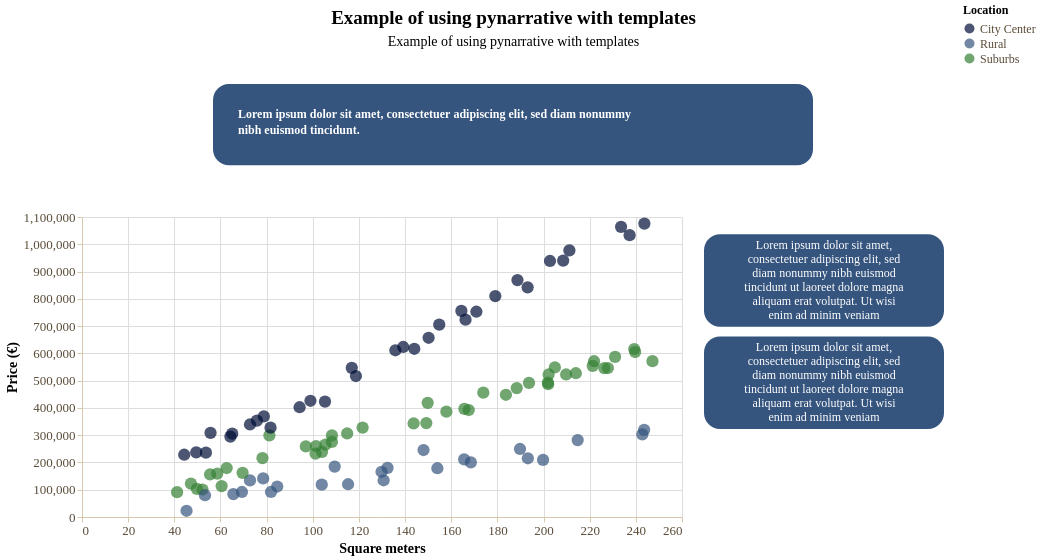

The code cell stored with this chart in its notebook:
### Code cell
story = (
    pn.Story(
    #Builing the Story class object
        data = sq_price_location,
        width = 600,
        height = 300,
        template = pointsTemplate #Using pointsTemplate
    )

    #Method invocation
    #scatter plot
    .mark_point()

    #Data encoding
    .encode(
        x = alt.X(
            "sq_meters:Q",
            title = "Square meters", 
            axis = alt.Axis(grid = True),
        ),
        y = alt.Y(
            "price:Q",
            title = "Price (€)",
            axis = alt.Axis(grid = True)
        ),
        color = alt.Color("location:N", title = "Location"),
    )
    
    #Data source
    .add_source(
        text = "Source: sample data",
        position = "top",
        align = "left"
    )
    
    #Title and subtitle
    .add_title(
        title = "Example of using pynarrative with templates",
        subtitle = "Example of using pynarrative with templates",
        align = "center"
    )

    .add_context(
        text = "Lorem ipsum dolor sit amet, consectetuer adipiscing elit, sed diam nonummy nibh euismod tincidunt.",
        position = "top",
        font_weight = "bold"
    )

    .add_next_steps(
        mode = "vertical",
        position = "right",
        steps = [
            "Lorem ipsum dolor sit amet, consectetuer adipiscing elit, sed diam nonummy nibh euismod tincidunt ut laoreet dolore magna aliquam erat volutpat. Ut wisi enim ad minim veniam",
            "Lorem ipsum dolor sit amet, consectetuer adipiscing elit, sed diam nonummy nibh euismod tincidunt ut laoreet dolore magna aliquam erat volutpat. Ut wisi enim ad minim veniam",
            ]
    )

    .render()
)

story

### Figure 1 — Vega-Lite specification as saved in the notebook (floating-point values rounded to 4 significant figures)
{"config": {"view": {"continuousWidth": 300, "continuousHeight": 300, "strokeWidth": 0}, "axis": {"domainColor": "#d8c9ad", "grid": false, "labelColor": "#594a37", "labelFont": "Raleway", "labelFontSize": 13, "tickColor": "#d8c9ad", "titleColor": "#000000", "titleFont": "Raleway", "titleFontSize": 14}, "bar": {"color": "rgb(-17, 14, 56)"}, "legend": {"labelColor": "#594a37", "labelFont": "Raleway", "labelFontSize": 12, "titleColor": "#000000", "titleFont": "Raleway", "titleFontSize": 12}, "line": {"color": "rgb(-17, 14, 56)"}, "mark": {"strokeWidth": 2.5}, "point": {"color": "rgb(-17, 14, 56)", "filled": true, "size": 150}, "range": {"category": ["rgb(-17, 14, 56)", "rgb(53, 84, 126)", "#348035", "#a46cc2", "#d96027"]}, "title": {"color": "#000000", "font": "Raleway", "fontSize": 19}}, "vconcat": [{"layer": [{"mark": {"type": "text", "align": "center", "baseline": "top", "color": "#000000", "font": "Space Grotesk", "fontSize": 19, "fontWeight": "bold", "text": "Example of using pynarrative with templates"}, "encoding": {"x": {"value": 300.0}, "y": {"value": 4}}}, {"mark": {"type": "text", "align": "center", "baseline": "top", "color": "#000000", "font": "Raleway", "fontSize": 14, "text": "Example of using pynarrative with templates"}, "encoding": {"x": {"value": 300.0}, "y": {"value": 30}}}], "data": {"name": "data-6fad5c34291b82fc9632cbce143d677a"}, "height": 58, "width": 600}, {"vconcat": [{"layer": [{"mark": {"type": "rect", "color": "rgb(53, 84, 126)", "cornerRadius": 16.0, "opacity": 1.0, "stroke": "rgba(0, 0, 0, 0)", "strokeWidth": 2.0}, "encoding": {"x": {"value": 0}, "x2": {"value": 600.0}, "y": {"value": 0}, "y2": {"value": 81.2}}}, {"mark": {"type": "text", "align": "left", "baseline": "top", "color": "rgb(255, 255, 255)", "font": "Raleway", "fontSize": 12, "fontStyle": "normal", "fontWeight": "bold", "lineBreak": "\n", "lineHeight": 15.6, "text": "Lorem ipsum dolor sit amet, consectetuer adipiscing elit, sed diam nonummy\nnibh euismod tincidunt."}, "encoding": {"x": {"value": 25}, "y": {"value": 25}}}], "data": {"name": "data-6fad5c34291b82fc9632cbce143d677a"}, "height": 81.2, "width": 600.0}, {"hconcat": [{"layer": [{"data": {"name": "data-4be1ec7c950065e466e282cec19d019f"}, "mark": {"type": "point"}, "encoding": {"color": {"field": "location", "title": "Location", "type": "nominal"}, "x": {"axis": {"grid": true}, "field": "sq_meters", "title": "Square meters", "type": "quantitative"}, "y": {"axis": {"grid": true}, "field": "price", "title": "Price (€)", "type": "quantitative"}}}, {"data": {"name": "data-6fad5c34291b82fc9632cbce143d677a"}, "mark": {"type": "text", "align": "left", "baseline": "bottom", "color": "rgb(255, 255, 255)", "font": "Raleway", "fontSize": 10, "lineBreak": "\n", "text": "Source: sample data"}, "encoding": {"x": {"value": 10}, "y": {"value": -20}}}], "height": 300, "width": 600}, {"layer": [{"mark": {"type": "rect", "color": "rgb(53, 84, 126)", "cornerRadius": 16.0, "opacity": 1.0, "stroke": "rgba(0, 0, 0, 0)", "strokeWidth": 2.0}, "encoding": {"x": {"axis": null, "field": "x", "type": "quantitative"}, "x2": {"field": "x2"}, "y": {"axis": null, "field": "y", "type": "quantitative"}, "y2": {"field": "y2"}}}, {"mark": {"type": "text", "align": "center", "baseline": "top", "clip": true, "color": "rgb(255, 255, 255)", "font": "Raleway", "fontSize": 12, "lineBreak": "\n", "lineHeight": 14}, "encoding": {"text": {"field": "text", "type": "nominal"}, "x": {"axis": null, "field": "x_mid", "type": "quantitative"}, "y": {"axis": null, "field": "y_text", "type": "quantitative"}}}], "data": {"name": "data-659bad0f2c24ec54e2ae0cd2aa150c14"}, "height": 212, "title": {"text": ["Next steps"], "color": "rgb(255, 255, 255)", "font": "Raleway", "fontSize": 17, "offset": 10}, "width": 240}]}], "center": true}], "center": true, "resolve": {"axis": {"x": "shared", "y": "shared"}}, "$schema": "https://vega.github.io/schema/vega-lite/v6.4.1.json", "datasets": {"data-6fad5c34291b82fc9632cbce143d677a": [{"_": 0}], "data-4be1ec7c950065e466e282cec19d019f": [{"sq_meters": 118.7, "price": 516900.0, "location": "City Center"}, {"sq_meters": 239.7, "price": 604900.0, "location": "Suburbs"}, {"sq_meters": 193.7, "price": 491600.0, "location": "Suburbs"}, {"sq_meters": 165.7, "price": 396400.0, "location": "Suburbs"}, {"sq_meters": 72.8, "price": 134000.0, "location": "Rural"}, {"sq_meters": 72.8, "price": 339300.0, "location": "City Center"}, {"sq_meters": 52.2, "price": 100700.0, "location": "Suburbs"}, {"sq_meters": 221.9, "price": 571200.0, "location": "Suburbs"}, {"sq_meters": 166.2, "price": 723700.0, "location": "City Center"}, {"sq_meters": 188.7, "price": 868800.0, "location": "City Center"}, {"sq_meters": 44.3, "price": 228400.0, "location": "City Center"}, {"sq_meters": 243.7, "price": 1076000.0, "location": "City Center"}, {"sq_meters": 214.8, "price": 281900.0, "location": "Rural"}, {"sq_meters": 84.6, "price": 111800.0, "location": "Rural"}, {"sq_meters": 78.2, "price": 216000.0, "location": "Suburbs"}, {"sq_meters": 78.5, "price": 141600.0, "location": "Rural"}, {"sq_meters": 103.9, "price": 118500.0, "location": "Rural"}, {"sq_meters": 150.2, "price": 657100.0, "location": "City Center"}, {"sq_meters": 130.7, "price": 134600.0, "location": "Rural"}, {"sq_meters": 101.2, "price": 232500.0, "location": "Suburbs"}, {"sq_meters": 168.5, "price": 200300.0, "location": "Rural"}, {"sq_meters": 69.3, "price": 91700.0, "location": "Rural"}, {"sq_meters": 101.4, "price": 260300.0, "location": "Suburbs"}, {"sq_meters": 116.9, "price": 546900.0, "location": "City Center"}, {"sq_meters": 135.8, "price": 611300.0, "location": "City Center"}, {"sq_meters": 204.9, "price": 548600.0, "location": "Suburbs"}, {"sq_meters": 81.9, "price": 91700.0, "location": "Rural"}, {"sq_meters": 148.0, "price": 245600.0, "location": "Rural"}, {"sq_meters": 164.4, "price": 755500.0, "location": "City Center"}, {"sq_meters": 49.8, "price": 103000.0, "location": "Suburbs"}, {"sq_meters": 167.6, "price": 392200.0, "location": "Suburbs"}, {"sq_meters": 75.8, "price": 353200.0, "location": "City Center"}, {"sq_meters": 53.7, "price": 235900.0, "location": "City Center"}, {"sq_meters": 239.3, "price": 616000.0, "location": "Suburbs"}, {"sq_meters": 242.8, "price": 303200.0, "location": "Rural"}, {"sq_meters": 209.8, "price": 522600.0, "location": "Suburbs"}, {"sq_meters": 104.0, "price": 238800.0, "location": "Suburbs"}, {"sq_meters": 60.5, "price": 113400.0, "location": "Suburbs"}, {"sq_meters": 183.7, "price": 448100.0, "location": "Suburbs"}, {"sq_meters": 132.4, "price": 180300.0, "location": "Rural"}, {"sq_meters": 65.6, "price": 84100.0, "location": "Rural"}, {"sq_meters": 144.0, "price": 616800.0, "location": "City Center"}, {"sq_meters": 47.2, "price": 122400.0, "location": "Suburbs"}, {"sq_meters": 231.0, "price": 587000.0, "location": "Suburbs"}, {"sq_meters": 94.3, "price": 402500.0, "location": "City Center"}, {"sq_meters": 179.1, "price": 809900.0, "location": "City Center"}, {"sq_meters": 105.5, "price": 265100.0, "location": "Suburbs"}, {"sq_meters": 149.2, "price": 344500.0, "location": "Suburbs"}, {"sq_meters": 154.8, "price": 705600.0, "location": "City Center"}, {"sq_meters": 78.8, "price": 368700.0, "location": "City Center"}, {"sq_meters": 243.6, "price": 319400.0, "location": "Rural"}, {"sq_meters": 202.8, "price": 938800.0, "location": "City Center"}, {"sq_meters": 237.3, "price": 1033000.0, "location": "City Center"}, {"sq_meters": 227.9, "price": 546300.0, "location": "Suburbs"}, {"sq_meters": 165.6, "price": 211500.0, "location": "Rural"}, {"sq_meters": 233.6, "price": 1064000.0, "location": "City Center"}, {"sq_meters": 58.6, "price": 159300.0, "location": "Suburbs"}, {"sq_meters": 81.2, "price": 299200.0, "location": "Suburbs"}, {"sq_meters": 49.5, "price": 237000.0, "location": "City Center"}, {"sq_meters": 108.3, "price": 299200.0, "location": "Suburbs"}, {"sq_meters": 121.6, "price": 327900.0, "location": "Suburbs"}, {"sq_meters": 97.0, "price": 258700.0, "location": "Suburbs"}, {"sq_meters": 214.0, "price": 527200.0, "location": "Suburbs"}, {"sq_meters": 114.9, "price": 306300.0, "location": "Suburbs"}, {"sq_meters": 99.0, "price": 426200.0, "location": "City Center"}, {"sq_meters": 154.0, "price": 178800.0, "location": "Rural"}, {"sq_meters": 69.6, "price": 161900.0, "location": "Suburbs"}, {"sq_meters": 208.5, "price": 940100.0, "location": "City Center"}, {"sq_meters": 55.7, "price": 308300.0, "location": "City Center"}, {"sq_meters": 247.2, "price": 571400.0, "location": "Suburbs"}, {"sq_meters": 202.2, "price": 522600.0, "location": "Suburbs"}, {"sq_meters": 81.7, "price": 327500.0, "location": "City Center"}, {"sq_meters": 41.2, "price": 91100.0, "location": "Suburbs"}, {"sq_meters": 211.2, "price": 977800.0, "location": "City Center"}, {"sq_meters": 188.4, "price": 472700.0, "location": "Suburbs"}, {"sq_meters": 193.1, "price": 842000.0, "location": "City Center"}, {"sq_meters": 202.0, "price": 487000.0, "location": "Suburbs"}, {"sq_meters": 55.5, "price": 155900.0, "location": "Suburbs"}, {"sq_meters": 115.3, "price": 120100.0, "location": "Rural"}, {"sq_meters": 64.3, "price": 294900.0, "location": "City Center"}, {"sq_meters": 221.3, "price": 554300.0, "location": "Suburbs"}, {"sq_meters": 170.9, "price": 752700.0, "location": "City Center"}, {"sq_meters": 109.5, "price": 185000.0, "location": "Rural"}, {"sq_meters": 53.3, "price": 79900.0, "location": "Rural"}, {"sq_meters": 105.3, "price": 423200.0, "location": "City Center"}, {"sq_meters": 108.3, "price": 275400.0, "location": "Suburbs"}, {"sq_meters": 193.2, "price": 215300.0, "location": "Rural"}, {"sq_meters": 173.9, "price": 456000.0, "location": "Suburbs"}, {"sq_meters": 226.3, "price": 546000.0, "location": "Suburbs"}, {"sq_meters": 139.2, "price": 623400.0, "location": "City Center"}, {"sq_meters": 65.1, "price": 305600.0, "location": "City Center"}, {"sq_meters": 189.8, "price": 249400.0, "location": "Rural"}, {"sq_meters": 199.8, "price": 209700.0, "location": "Rural"}, {"sq_meters": 157.9, "price": 386300.0, "location": "Suburbs"}, {"sq_meters": 201.9, "price": 492900.0, "location": "Suburbs"}, {"sq_meters": 143.7, "price": 342900.0, "location": "Suburbs"}, {"sq_meters": 149.8, "price": 418600.0, "location": "Suburbs"}, {"sq_meters": 129.8, "price": 165900.0, "location": "Rural"}, {"sq_meters": 45.3, "price": 22900.0, "location": "Rural"}, {"sq_meters": 62.7, "price": 179600.0, "location": "Suburbs"}], "data-659bad0f2c24ec54e2ae0cd2aa150c14": [{"x": 0, "y": 106, "x2": 240, "y2": 202, "text": "Lorem ipsum dolor sit amet,\nconsectetuer adipiscing elit, sed\ndiam nonummy nibh euismod\ntincidunt ut laoreet dolore magna\naliquam erat volutpat. Ut wisi\nenim ad minim veniam", "x_mid": 120.0, "y_text": 196}, {"x": 0, "y": 0, "x2": 240, "y2": 96, "text": "Lorem ipsum dolor sit amet,\nconsectetuer adipiscing elit, sed\ndiam nonummy nibh euismod\ntincidunt ut laoreet dolore magna\naliquam erat volutpat. Ut wisi\nenim ad minim veniam", "x_mid": 120.0, "y_text": 90}]}}
